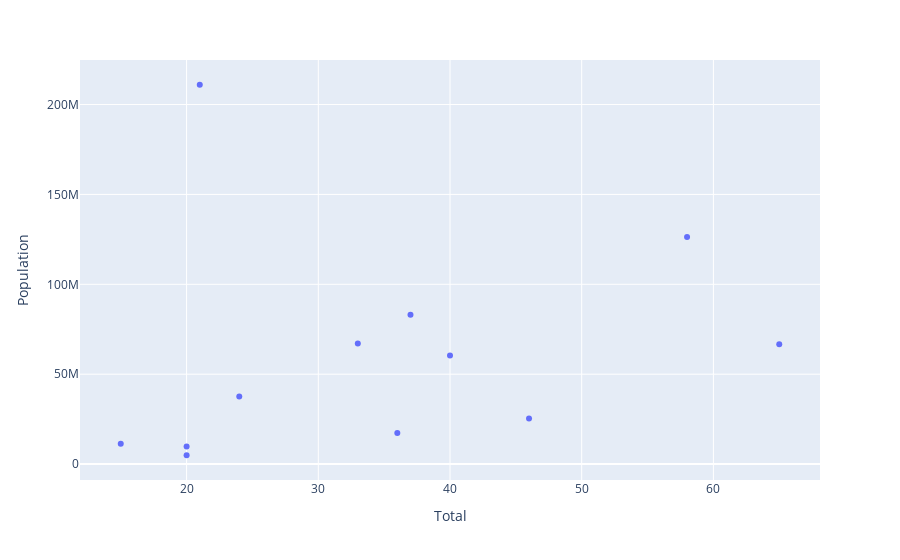

Notebook source saved alongside this figure:
### Code cell
fig = px.scatter(df, y="Population", x="Total")
fig.show()

### Figure 1 — Plotly figure (JSON) as saved in the notebook; plotly's stock layout.template omitted (floating-point values rounded to 4 significant figures)
{"data": [{"hovertemplate": "Total=%{x}<br>Population=%{y}<extra></extra>", "legendgroup": "", "marker": {"color": "#636efa", "symbol": "circle"}, "mode": "markers", "name": "", "orientation": "v", "showlegend": false, "type": "scatter", "x": [58, 65, 46, 36, 33, 37, 40, 24, 21, 20, 15, 20], "xaxis": "x", "y": [126300000, 66600000, 25400000, 17300000, 67100000, 83000000, 60400000, 37600000, 211000000, 4920000, 11300000, 9770000], "yaxis": "y"}], "layout": {"legend": {"tracegroupgap": 0}, "margin": {"t": 60}, "xaxis": {"anchor": "y", "domain": [0, 1], "title": {"text": "Total"}}, "yaxis": {"anchor": "x", "domain": [0, 1], "title": {"text": "Population"}}}}
